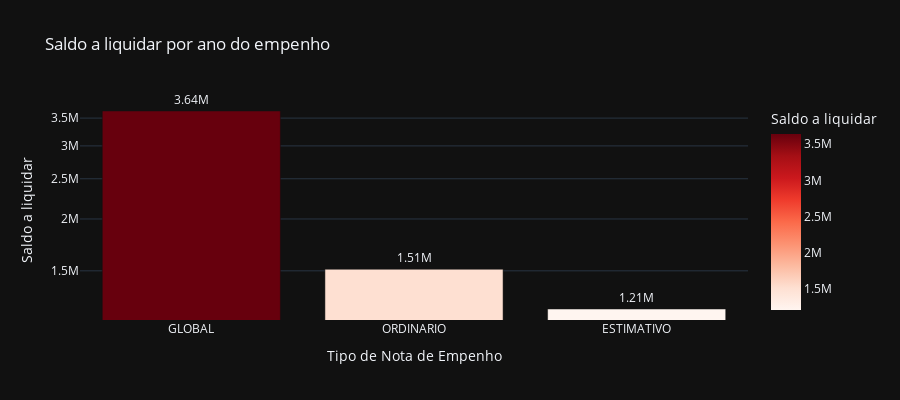

Notebook cell for this chart:
### Code cell
# Saldo a liquidar por tipo de NE
cols = ['TIPO_NE', 'A_LIQUIDAR']

df_aux = df.loc[:, cols].groupby('TIPO_NE').sum().sort_values(by= 'A_LIQUIDAR', ascending=False).reset_index()
df_aux = df_aux[df_aux['A_LIQUIDAR'] > 0]
fig = px.bar(df_aux, 
             x='TIPO_NE', 
             y='A_LIQUIDAR',
             title='Saldo a liquidar por ano do empenho',
             labels={'TIPO_NE':'Tipo de Nota de Empenho', 'A_LIQUIDAR':'Saldo a liquidar'},
             text_auto='.3s',
             height=400,
             log_y=True,
             color='A_LIQUIDAR',
             color_continuous_scale = 'reds',
             template='plotly_dark')
fig.update_traces(textposition = 'outside', cliponaxis = False, hovertemplate=None)
fig.update_layout(hovermode="x unified")

fig.show()

### Figure 1 — Plotly figure (JSON) as saved in the notebook; plotly's stock layout.template omitted (floating-point values rounded to 4 significant figures)
{"data": [{"alignmentgroup": "True", "cliponaxis": false, "legendgroup": "", "marker": {"color": [3641000.0, 1514000.0, 1214000.0], "coloraxis": "coloraxis", "pattern": {"shape": ""}}, "name": "", "offsetgroup": "", "orientation": "v", "showlegend": false, "textposition": "outside", "texttemplate": "%{y:.3s}", "type": "bar", "x": ["GLOBAL", "ORDINARIO", "ESTIMATIVO"], "xaxis": "x", "y": [3641000.0, 1514000.0, 1214000.0], "yaxis": "y"}], "layout": {"barmode": "relative", "coloraxis": {"colorbar": {"title": {"text": "Saldo a liquidar"}}, "colorscale": [[0, "rgb(255,245,240)"], [0.125, "rgb(254,224,210)"], [0.25, "rgb(252,187,161)"], [0.375, "rgb(252,146,114)"], [0.5, "rgb(251,106,74)"], [0.625, "rgb(239,59,44)"], [0.75, "rgb(203,24,29)"], [0.875, "rgb(165,15,21)"], [1, "rgb(103,0,13)"]]}, "height": 400, "hovermode": "x unified", "legend": {"tracegroupgap": 0}, "title": {"text": "Saldo a liquidar por ano do empenho"}, "xaxis": {"anchor": "y", "domain": [0, 1], "title": {"text": "Tipo de Nota de Empenho"}}, "yaxis": {"anchor": "x", "domain": [0, 1], "title": {"text": "Saldo a liquidar"}, "type": "log"}}}
